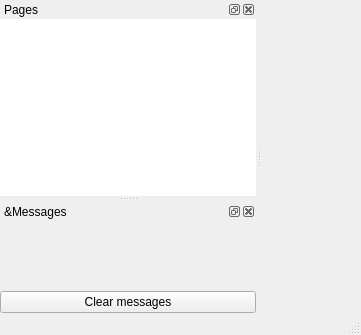
<?xml version="1.0" encoding="UTF-8"?>
<ui version="4.0">
 <author>
SPDX-FileCopyrightText: 2024 S. MANKOWSKI stephane@mankowski.fr
SPDX-FileCopyrightText: 2024 G. DE BURE support@mankowski.fr
SPDX-License-Identifier: GPL-3.0-or-later
 </author>      
 <class>skgmainpanel_base</class>
 <widget class="QMainWindow" name="skgmainpanel_base">
  <property name="geometry">
   <rect>
    <x>0</x>
    <y>0</y>
    <width>361</width>
    <height>335</height>
   </rect>
  </property>
  <property name="windowTitle">
   <string>Skrooge</string>
  </property>
  <widget class="QWidget" name="centralwidget"/>
  <widget class="QMenuBar" name="menubar">
   <property name="geometry">
    <rect>
     <x>0</x>
     <y>0</y>
     <width>361</width>
     <height>30</height>
    </rect>
   </property>
  </widget>
  <widget class="QStatusBar" name="statusbar"/>
  <widget class="QDockWidget" name="kDockContext">
   <property name="allowedAreas">
    <set>Qt::LeftDockWidgetArea|Qt::RightDockWidgetArea</set>
   </property>
   <property name="windowTitle">
    <string>Pages</string>
   </property>
   <attribute name="dockWidgetArea">
    <number>1</number>
   </attribute>
   <widget class="QWidget" name="dockWidgetContents">
    <layout class="QVBoxLayout" name="verticalLayout">
     <property name="spacing">
      <number>0</number>
     </property>
     <property name="leftMargin">
      <number>0</number>
     </property>
     <property name="topMargin">
      <number>0</number>
     </property>
     <property name="rightMargin">
      <number>0</number>
     </property>
     <property name="bottomMargin">
      <number>0</number>
     </property>
     <item>
      <widget class="QListWidget" name="kContextList">
       <property name="focusPolicy">
        <enum>Qt::NoFocus</enum>
       </property>
       <property name="toolTip">
        <string>&lt;!DOCTYPE HTML PUBLIC &quot;-//W3C//DTD HTML 4.0//EN&quot; &quot;https://www.w3.org/TR/REC-html40/strict.dtd&quot;&gt;
&lt;html&gt;&lt;head&gt;&lt;meta name=&quot;qrichtext&quot; content=&quot;1&quot; /&gt;&lt;style type=&quot;text/css&quot;&gt;
p, li { white-space: pre-wrap; }
&lt;/style&gt;&lt;/head&gt;&lt;body style=&quot; font-family:'DejaVu Sans'; font-size:10pt; font-weight:400; font-style:normal;&quot;&gt;
&lt;p style=&quot; margin-top:0px; margin-bottom:0px; margin-left:0px; margin-right:0px; -qt-block-indent:0; text-indent:0px;&quot;&gt;this list allows you to open new pages&lt;/p&gt;
&lt;p style=&quot; margin-top:0px; margin-bottom:0px; margin-left:0px; margin-right:0px; -qt-block-indent:0; text-indent:0px;&quot;&gt;&lt;span style=&quot; font-weight:600;&quot;&gt;Ctrl&lt;/span&gt; to open in a new page&lt;/p&gt;&lt;/body&gt;&lt;/html&gt;</string>
       </property>
       <property name="statusTip">
        <string>this list allows you to open new pages</string>
       </property>
       <property name="frameShape">
        <enum>QFrame::NoFrame</enum>
       </property>
       <property name="lineWidth">
        <number>0</number>
       </property>
       <property name="alternatingRowColors">
        <bool>false</bool>
       </property>
       <property name="selectionBehavior">
        <enum>QAbstractItemView::SelectRows</enum>
       </property>
       <property name="iconSize">
        <size>
         <width>32</width>
         <height>32</height>
        </size>
       </property>
       <property name="verticalScrollMode">
        <enum>QAbstractItemView::ScrollPerPixel</enum>
       </property>
       <property name="resizeMode">
        <enum>QListView::Adjust</enum>
       </property>
       <property name="uniformItemSizes">
        <bool>true</bool>
       </property>
       <property name="wordWrap">
        <bool>true</bool>
       </property>
      </widget>
     </item>
    </layout>
   </widget>
  </widget>
  <widget class="QDockWidget" name="kDockMessages">
   <property name="windowTitle">
    <string>&amp;Messages</string>
   </property>
   <attribute name="dockWidgetArea">
    <number>1</number>
   </attribute>
   <widget class="QWidget" name="layout">
    <layout class="QVBoxLayout" name="verticalLayout_2">
     <property name="spacing">
      <number>2</number>
     </property>
     <property name="leftMargin">
      <number>0</number>
     </property>
     <property name="topMargin">
      <number>0</number>
     </property>
     <property name="rightMargin">
      <number>0</number>
     </property>
     <property name="bottomMargin">
      <number>0</number>
     </property>
     <item>
      <widget class="QScrollArea" name="kMessagesArea">
       <property name="focusPolicy">
        <enum>Qt::NoFocus</enum>
       </property>
       <property name="frameShape">
        <enum>QFrame::NoFrame</enum>
       </property>
       <property name="widgetResizable">
        <bool>true</bool>
       </property>
       <widget class="QWidget" name="kMessagesLayout">
        <property name="geometry">
         <rect>
          <x>0</x>
          <y>0</y>
          <width>256</width>
          <height>72</height>
         </rect>
        </property>
        <layout class="QVBoxLayout" name="verticalLayout_3">
         <property name="spacing">
          <number>2</number>
         </property>
         <property name="leftMargin">
          <number>0</number>
         </property>
         <property name="topMargin">
          <number>0</number>
         </property>
         <property name="rightMargin">
          <number>0</number>
         </property>
         <property name="bottomMargin">
          <number>0</number>
         </property>
         <item>
          <spacer name="verticalSpacer">
           <property name="orientation">
            <enum>Qt::Vertical</enum>
           </property>
           <property name="sizeHint" stdset="0">
            <size>
             <width>20</width>
             <height>40</height>
            </size>
           </property>
          </spacer>
         </item>
        </layout>
       </widget>
      </widget>
     </item>
     <item>
      <widget class="QPushButton" name="kClearMessageBtn">
       <property name="focusPolicy">
        <enum>Qt::NoFocus</enum>
       </property>
       <property name="toolTip">
        <string>Clear all messages</string>
       </property>
       <property name="statusTip">
        <string>Clear all messages</string>
       </property>
       <property name="text">
        <string>Clear messages</string>
       </property>
      </widget>
     </item>
    </layout>
   </widget>
  </widget>
 </widget>
 <tabstops>
  <tabstop>kContextList</tabstop>
 </tabstops>
 <resources/>
 <connections/>
 <slots>
  <slot>onAddBookmark()</slot>
  <slot>onRemoveBookmark()</slot>
  <slot>onBookmarkSelectionChanged()</slot>
  <slot>onAddBookmarkGroup()</slot>
  <slot>onRenameBookmark()</slot>
  <slot>onBookmarkEditorChanged()</slot>
  <slot>onBookmarkFilterRegExpChanged()</slot>
 </slots>
</ui>
